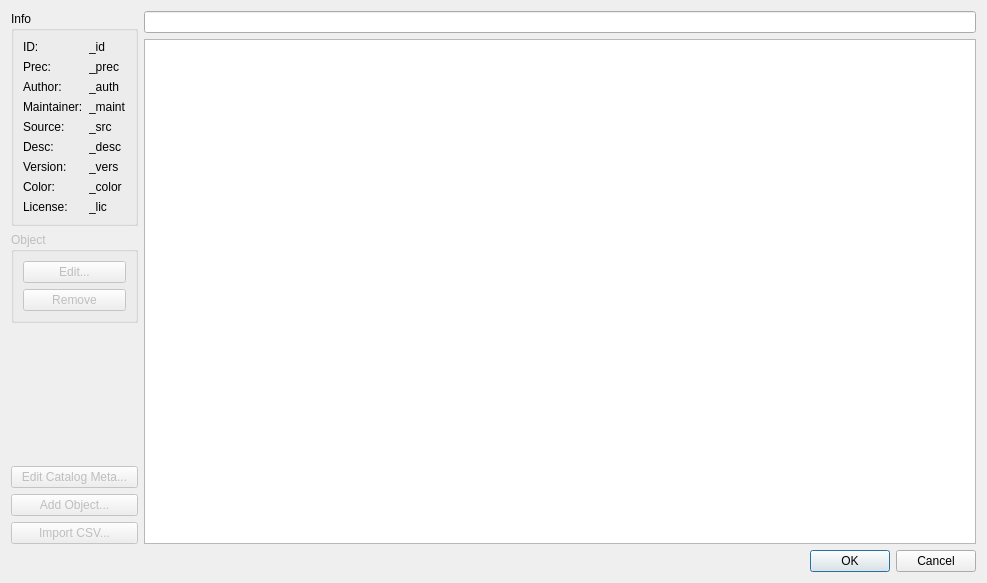
<?xml version="1.0" encoding="UTF-8"?>
<ui version="4.0">
 <class>CatalogDetails</class>
 <widget class="QDialog" name="CatalogDetails">
  <property name="geometry">
   <rect>
    <x>0</x>
    <y>0</y>
    <width>987</width>
    <height>583</height>
   </rect>
  </property>
  <property name="windowTitle">
   <string>Catalog Details</string>
  </property>
  <layout class="QVBoxLayout" name="verticalLayout">
   <item>
    <layout class="QHBoxLayout" name="horizontalLayout">
     <item>
      <layout class="QVBoxLayout" name="verticalLayout_4">
       <property name="leftMargin">
        <number>0</number>
       </property>
       <item>
        <widget class="QGroupBox" name="catalogInfo">
         <property name="minimumSize">
          <size>
           <width>0</width>
           <height>192</height>
          </size>
         </property>
         <property name="title">
          <string>Info</string>
         </property>
         <layout class="QFormLayout" name="formLayout_2">
          <item row="0" column="0">
           <widget class="QLabel" name="label">
            <property name="text">
             <string>ID:</string>
            </property>
           </widget>
          </item>
          <item row="0" column="1">
           <widget class="QLabel" name="id">
            <property name="text">
             <string>_id</string>
            </property>
           </widget>
          </item>
          <item row="1" column="0">
           <widget class="QLabel" name="label_3">
            <property name="text">
             <string>Prec:</string>
            </property>
           </widget>
          </item>
          <item row="1" column="1">
           <widget class="QLabel" name="precedence">
            <property name="text">
             <string>_prec</string>
            </property>
           </widget>
          </item>
          <item row="2" column="0">
           <widget class="QLabel" name="label_5">
            <property name="text">
             <string>Author:</string>
            </property>
           </widget>
          </item>
          <item row="2" column="1">
           <widget class="QLabel" name="author">
            <property name="text">
             <string>_auth</string>
            </property>
           </widget>
          </item>
          <item row="4" column="0">
           <widget class="QLabel" name="label_7">
            <property name="text">
             <string>Source:</string>
            </property>
           </widget>
          </item>
          <item row="4" column="1">
           <widget class="QLabel" name="source">
            <property name="text">
             <string>_src</string>
            </property>
           </widget>
          </item>
          <item row="5" column="0">
           <widget class="QLabel" name="label_9">
            <property name="text">
             <string>Desc:</string>
            </property>
           </widget>
          </item>
          <item row="5" column="1">
           <widget class="QLabel" name="description">
            <property name="maximumSize">
             <size>
              <width>500</width>
              <height>1000</height>
             </size>
            </property>
            <property name="text">
             <string>_desc</string>
            </property>
            <property name="textFormat">
             <enum>Qt::RichText</enum>
            </property>
            <property name="wordWrap">
             <bool>true</bool>
            </property>
           </widget>
          </item>
          <item row="6" column="0">
           <widget class="QLabel" name="label_11">
            <property name="text">
             <string>Version:</string>
            </property>
           </widget>
          </item>
          <item row="6" column="1">
           <widget class="QLabel" name="version">
            <property name="text">
             <string>_vers</string>
            </property>
           </widget>
          </item>
          <item row="7" column="0">
           <widget class="QLabel" name="label_2">
            <property name="text">
             <string>Color:</string>
            </property>
           </widget>
          </item>
          <item row="7" column="1">
           <widget class="QLabel" name="color">
            <property name="text">
             <string>_color</string>
            </property>
           </widget>
          </item>
          <item row="3" column="0">
           <widget class="QLabel" name="label_4">
            <property name="text">
             <string>Maintainer:</string>
            </property>
           </widget>
          </item>
          <item row="3" column="1">
           <widget class="QLabel" name="maintainer">
            <property name="text">
             <string>_maint</string>
            </property>
           </widget>
          </item>
          <item row="8" column="0">
           <widget class="QLabel" name="label_6">
            <property name="text">
             <string>License:</string>
            </property>
           </widget>
          </item>
          <item row="8" column="1">
           <widget class="QLabel" name="license">
            <property name="text">
             <string>_lic</string>
            </property>
           </widget>
          </item>
         </layout>
        </widget>
       </item>
       <item>
        <widget class="QGroupBox" name="object_group">
         <property name="enabled">
          <bool>false</bool>
         </property>
         <property name="title">
          <string>Object</string>
         </property>
         <layout class="QVBoxLayout" name="verticalLayout_3">
          <item>
           <widget class="QPushButton" name="edit_object">
            <property name="enabled">
             <bool>false</bool>
            </property>
            <property name="text">
             <string>Edit...</string>
            </property>
           </widget>
          </item>
          <item>
           <widget class="QPushButton" name="remove_object">
            <property name="enabled">
             <bool>false</bool>
            </property>
            <property name="text">
             <string>Remove</string>
            </property>
           </widget>
          </item>
         </layout>
        </widget>
       </item>
       <item>
        <spacer name="verticalSpacer">
         <property name="orientation">
          <enum>Qt::Vertical</enum>
         </property>
         <property name="sizeHint" stdset="0">
          <size>
           <width>20</width>
           <height>40</height>
          </size>
         </property>
        </spacer>
       </item>
       <item>
        <widget class="QPushButton" name="edit">
         <property name="enabled">
          <bool>false</bool>
         </property>
         <property name="text">
          <string>Edit Catalog Meta...</string>
         </property>
        </widget>
       </item>
       <item>
        <widget class="QPushButton" name="add_object">
         <property name="enabled">
          <bool>false</bool>
         </property>
         <property name="text">
          <string>Add Object...</string>
         </property>
        </widget>
       </item>
       <item>
        <widget class="QPushButton" name="import_csv">
         <property name="enabled">
          <bool>false</bool>
         </property>
         <property name="text">
          <string>Import CSV...</string>
         </property>
        </widget>
       </item>
      </layout>
     </item>
     <item>
      <layout class="QVBoxLayout" name="verticalLayout_2">
       <property name="leftMargin">
        <number>0</number>
       </property>
       <item>
        <widget class="QLineEdit" name="name_filter">
         <property name="toolTip">
          <string>Filter by Name</string>
         </property>
        </widget>
       </item>
       <item>
        <widget class="QTableView" name="object_table"/>
       </item>
      </layout>
     </item>
    </layout>
   </item>
   <item>
    <widget class="QDialogButtonBox" name="buttonBox">
     <property name="orientation">
      <enum>Qt::Horizontal</enum>
     </property>
     <property name="standardButtons">
      <set>QDialogButtonBox::Cancel|QDialogButtonBox::Ok</set>
     </property>
    </widget>
   </item>
  </layout>
 </widget>
 <resources/>
 <connections>
  <connection>
   <sender>buttonBox</sender>
   <signal>accepted()</signal>
   <receiver>CatalogDetails</receiver>
   <slot>accept()</slot>
   <hints>
    <hint type="sourcelabel">
     <x>248</x>
     <y>254</y>
    </hint>
    <hint type="destinationlabel">
     <x>157</x>
     <y>274</y>
    </hint>
   </hints>
  </connection>
  <connection>
   <sender>buttonBox</sender>
   <signal>rejected()</signal>
   <receiver>CatalogDetails</receiver>
   <slot>reject()</slot>
   <hints>
    <hint type="sourcelabel">
     <x>316</x>
     <y>260</y>
    </hint>
    <hint type="destinationlabel">
     <x>286</x>
     <y>274</y>
    </hint>
   </hints>
  </connection>
 </connections>
</ui>
